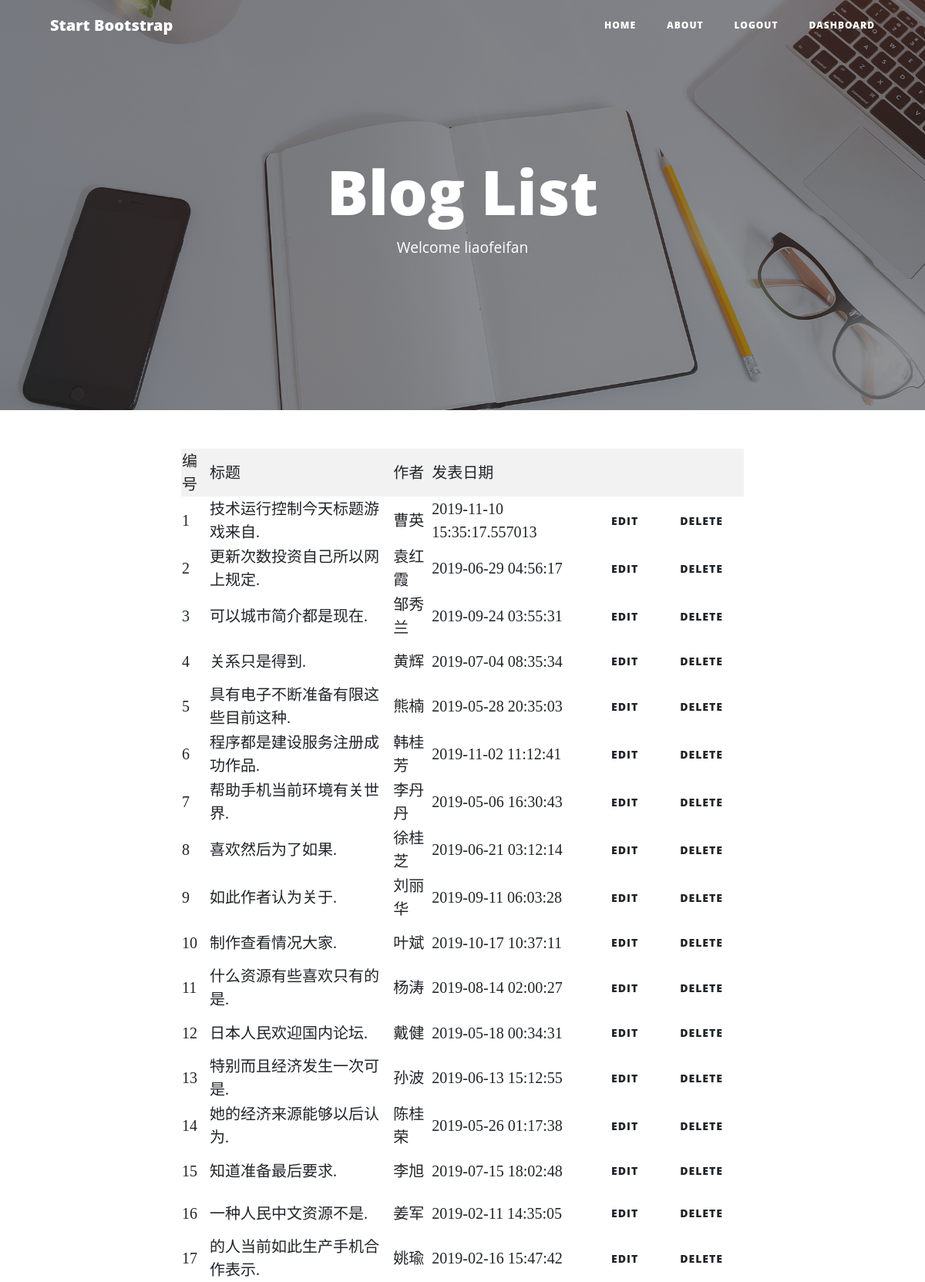
The page /dashboard (signed in, upper part) on the database its author committed.
### app.py (models this page shows)
class BlogPost(db.Model):
    id = db.Column(db.Integer, primary_key=True)
    title = db.Column(db.String(50))
    subtitle = db.Column(db.String(50))
    author = db.Column(db.String(20))
    date_posted = db.Column(db.DateTime, nullable=False, default=datetime.utcnow)
    content = db.Column(db.Text)

### app.py (the view)
@app.route('/dashboard')
@is_logged_in
def dashboard():
    result = BlogPost.query.all()
    if result:
        return render_template('dashboard.html', Blogs=result)
    else:
        msg = 'NO Blogs Found'
        render_template('dashboard.html', a=msg)
    return render_template('dashboard.html')

### app.py (called while the page is built)
def is_logged_in(f):
    @wraps(f)
    def wrap(*args, **kwargs):
        if 'logged_in' in session:
            return f(*args, **kwargs)
        else:
            flash('Unauthorized: Please log in', 'danger')
            return redirect(url_for('login'))
    return wrap

### templates/dashboard.html (shortened to what this page needs)
{% extends 'base.html' %}
{% block pageheader %}
    <h1>Blog List</h1>
    <span class="subheading"><small>Welcome <span>{{ session.username }}</span></small></span>
{% endblock %}
{% block content %}
    <table class="table-striped">
        <tr>
            <td>编号</td>
            <td>标题</td>
            <td>作者</td>
            <td>发表日期</td>
            <th></th>
            <th></th>
        </tr>
        {% for blog in Blogs %}
            <tr>
                <td>{{ blog.id }}</td>
                <td>{{ blog.title }}</td>
                <td>{{ blog.author }}</td>
                <td>{{ blog.date_posted }}</td>
                <td><a href="edit_blog/{{ blog.id }}" class="btn btn-default pull-right">Edit</a></td>
                <td><a href="delete_blog/{{ blog.id }}" class="btn btn-default pull-right">Delete</a></td>
            <tr>
        {% endfor %}
    </table>
{% endblock %}

### rows shown on the page
BlogPost: id "1", title "技术运行控制今天标题游戏来自.", author "曹英", date_posted "2019-11-10 15:35:17.557013"
BlogPost: id "2", title "更新次数投资自己所以网上规定.", author "袁红霞", date_posted "2019-06-29 04:56:17"
BlogPost: id "3", title "可以城市简介都是现在.", author "邹秀兰", date_posted "2019-09-24 03:55:31"
BlogPost: id "4", title "关系只是得到.", author "黄辉", date_posted "2019-07-04 08:35:34"
BlogPost: id "5", title "具有电子不断准备有限这些目前这种.", author "熊楠", date_posted "2019-05-28 20:35:03"
BlogPost: id "6", title "程序都是建设服务注册成功作品.", author "韩桂芳", date_posted "2019-11-02 11:12:41"
BlogPost: id "7", title "帮助手机当前环境有关世界.", author "李丹丹", date_posted "2019-05-06 16:30:43"
BlogPost: id "8", title "喜欢然后为了如果.", author "徐桂芝", date_posted "2019-06-21 03:12:14"
BlogPost: id "9", title "如此作者认为关于.", author "刘丽华", date_posted "2019-09-11 06:03:28"
BlogPost: id "10", title "制作查看情况大家.", author "叶斌", date_posted "2019-10-17 10:37:11"
BlogPost: id "11", title "什么资源有些喜欢只有的是.", author "杨涛", date_posted "2019-08-14 02:00:27"
BlogPost: id "12", title "日本人民欢迎国内论坛.", author "戴健", date_posted "2019-05-18 00:34:31"
BlogPost: id "13", title "特别而且经济发生一次可是.", author "孙波", date_posted "2019-06-13 15:12:55"
BlogPost: id "14", title "她的经济来源能够以后认为.", author "陈桂荣", date_posted "2019-05-26 01:17:38"
BlogPost: id "15", title "知道准备最后要求.", author "李旭", date_posted "2019-07-15 18:02:48"
BlogPost: id "16", title "一种人民中文资源不是.", author "姜军", date_posted "2019-02-11 14:35:05"
BlogPost: id "17", title "的人当前如此生产手机合作表示.", author "姚瑜", date_posted "2019-02-16 15:47:42"

### other values the page prints
{{ session.username }} "liaofeifan"
